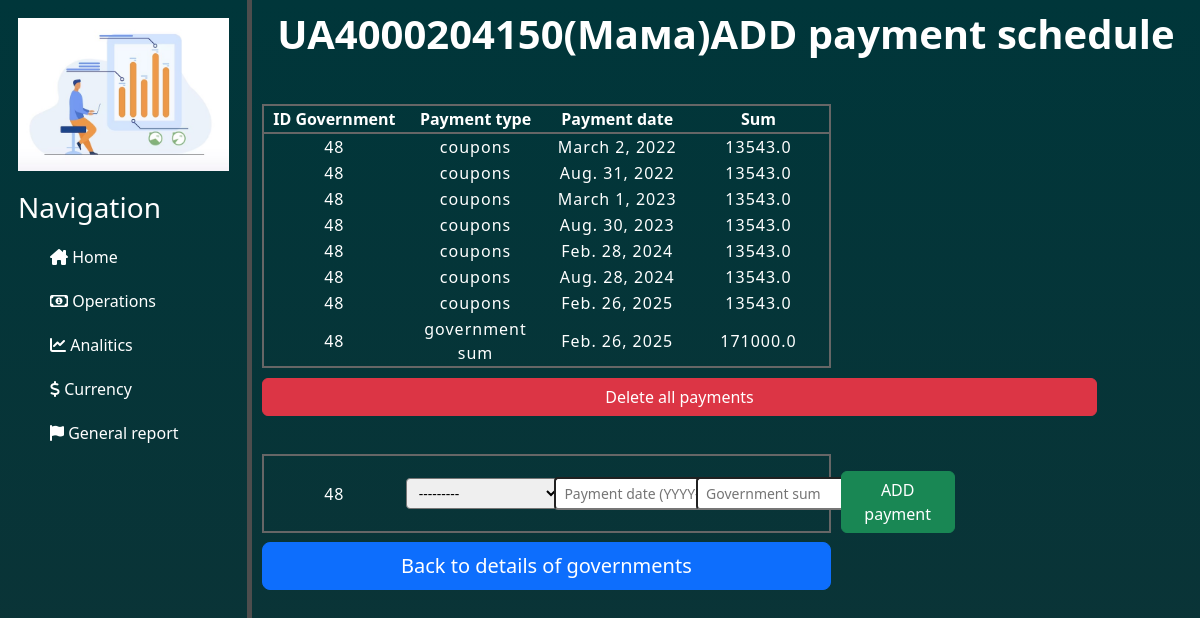
The app's page /governments/add_schedule/48/ with its own data.
### governments/models.py (models this page shows)
class Governments(BaseTableForProducts):
    class Meta:
        db_table = 'governments'
    type_gv = models.CharField(null=False, max_length=3, blank=False, choices=select_type_gv)    # Тип ОВДП = YTM/SIM
    coupons = models.IntegerField()               # Кількість придбаних купонів
    coupons_nominal_cost = models.FloatField()    # Номінальна вартість купона
    coupons_current_cost = models.FloatField()    # Фактична(по якій придбав) купон
    bonds_repayment_nominal = models.FloatField() # Загальна виплата по ОВДП згідно номіналу (купони + %)
    bonds_expenses = models.FloatField()          # Витрати на обслуговування ОВДП

class PaymentSchedule(models.Model):
    class Meta:
        db_table = 'payments_schedule'
    payment_type = models.CharField(null=False, max_length=30, blank=False, choices=select_type_payment)
    payment_date = models.DateField()  # Дата виплати
    payment_sum = models.FloatField()  # Сума виплати
    government = models.ForeignKey(Governments, on_delete=models.CASCADE, related_name='payments_schedule')

### governments/views.py (the view, shortened to what this page needs)
# urls.py: path('add_schedule/<int:government_id>/', views.add_schedule, name='add_schedule'),
def add_schedule(request, government_id):
    data_payment_schedule = PaymentSchedule.objects.filter(government_id=government_id)
    government = Governments.objects.get(id=government_id)
    form = AddPaymentSchedule()
    data = {
        'form': form,
        'government': government,
        'data_payment_schedule': data_payment_schedule,
    }
    return render(request, 'governments/add_schedule.html', data)

### governments/forms.py
class AddPaymentSchedule(ModelForm):
    class Meta:
        model = PaymentSchedule
        fields = ['payment_type', 'payment_date', 'payment_sum']
        widgets = {
            "payment_type": Select(choices=select_type_payment, attrs={
                'class': 'form-control-sm',
                'placeholder': 'Enter your choice'
            }),
            "payment_date": DateInput(attrs={
                    'class': 'form-control-sm',          # Стиль від bootstrap
                    'placeholder': 'Payment date (YYYY-MM-DD)'
                }),
            "payment_sum": TextInput(attrs={
                'class': 'form-control-sm',  # Стиль від bootstrap
                'placeholder': 'Government sum'
            }),
    }

### governments/templates/governments/add_schedule.html (shortened to what this page needs)
{% extends 'main/layout.html' %}
{% block content %}
    <div class="content_add_schedule">
        <div class="title">
            <h1><b> {{ government.name }}ADD payment schedule </b></h1>
        </div>
        <div>
            {% if data_payment_schedule %}
                <table class="table_add_schedule">
                    <tr>
                        <th scope="col"> ID Government </th>
                        <th scope="col"> Payment type </th>
                        <th scope="col"> Payment date</th>
                        <th> Sum </th>
                    </tr>
                    {% for element in data_payment_schedule %}
                        <tr>
                            <td>{{ government.id }} </td>
                            <td>{{ element.payment_type }}</td>
                            <td>{{ element.payment_date }}</td>
                            <td>{{ element.payment_sum }} </td>
                        </tr>
                    {% endfor %}
                </table>
                <div class="block_delete_governments_buttons">
                    <button type="button" class="btn btn-danger btn-delete-payments_schedule" onclick="showOutputArchiveGovernments()"> Delete all payments </button>
                </div>
            {% else %}
                <div class="block_empty_payment_scgedule">
                    <h5> List is empty. Please enter payment TYPE , DATE and SUM of governments </h5>
                </div>
            {% endif %}
            <form method="post" class="form_add_payment_schedule" name="add_payment_schedule">
                <table class="table_add_schedule">
                    <tr>
                        <td> {{ government.id }}</td>
                        <td> {{ form.payment_type }} </td>
                        <td> {{ form.payment_date }} </td>
                        <td> {{ form.payment_sum }} </td>
                    </tr>
                </table>
                <button type="submit" name="submit_btn" class="btn btn-success btn-save-schedule"> ADD payment </button>
            </form>
                <div class="div_buttons_add_schedule">
                    <button type="submit" name="submit_and_redirect" class="btn btn-primary btn-lg btn-schedule-back-details"
                        onclick="window.location.href ='{% url 'government_details' government_id=government.id %}'">
                        Back to details of governments
                    </button>
                </div>
        </div>
    </div>
{% endblock %}

### main/static/main/css/home.css (style rules this page uses)
body { background: linear-gradient(#00363a,#2c2c2c); color: white; }

### operations/static/operations/css/operations.css (style rules this page uses)
.title { text-align: center; padding: 10px; }

### deposits/static/deposits/css/add_deposit.css (style rules this page uses)
form { width: 100%; margin-top: 10px; }

### governments/static/governments/css/add_schedule.css (style rules this page uses)
.content_add_schedule { display: flex; flex-direction: column; }
.block_delete_governments_buttons { display: flex; flex-direction: column; column-gap: 20px; margin-top: 1%; margin-left: 10px; }
.btn-delete-payments_schedule { width: 835px; }
.btn-save-schedule { width: 12%; height: 3%; margin-top: 45px; }
.btn-schedule-back-details { margin-left: 10px; width: 60%; margin-top: 1%; }
.div_buttons_add_schedule { display: flex; flex-direction: column; }
.form_add_payment_schedule { display: flex; flex-direction: row; }
.form_add_payment_schedule input { margin-top: 3%; margin-bottom: 3%; margin-left: 7px; }
.table_add_schedule { table-layout: fixed; margin-left: 10px; margin-top: 3%; margin-right: 10px; width: 60%; border: 2px solid #666666; }
.table_add_schedule td { text-align: center; letter-spacing: 1px; height: 10%; }
.table_add_schedule th { text-align: center; border: #666666; border-bottom: 2px solid #666666; }
.table_add_schedule td:nth-child(1) { width: 25%; }
.table_add_schedule td:nth-child(2) { width: 25%; }
.table_add_schedule td:nth-child(3) { width: 25% }
.table_add_schedule td:nth-child(4) { width: 25% }

### records on screen
Governments: name "UA4000204150(Мама)", id "48"
PaymentSchedule: payment_type "coupons", payment_date "March 2, 2022", payment_sum "13543.0"
PaymentSchedule: payment_type "coupons", payment_date "Aug. 31, 2022", payment_sum "13543.0"
PaymentSchedule: payment_type "coupons", payment_date "March 1, 2023", payment_sum "13543.0"
PaymentSchedule: payment_type "coupons", payment_date "Aug. 30, 2023", payment_sum "13543.0"
PaymentSchedule: payment_type "coupons", payment_date "Feb. 28, 2024", payment_sum "13543.0"
PaymentSchedule: payment_type "coupons", payment_date "Aug. 28, 2024", payment_sum "13543.0"
PaymentSchedule: payment_type "coupons", payment_date "Feb. 26, 2025", payment_sum "13543.0"
PaymentSchedule: payment_type "government sum", payment_date "Feb. 26, 2025", payment_sum "171000.0"
